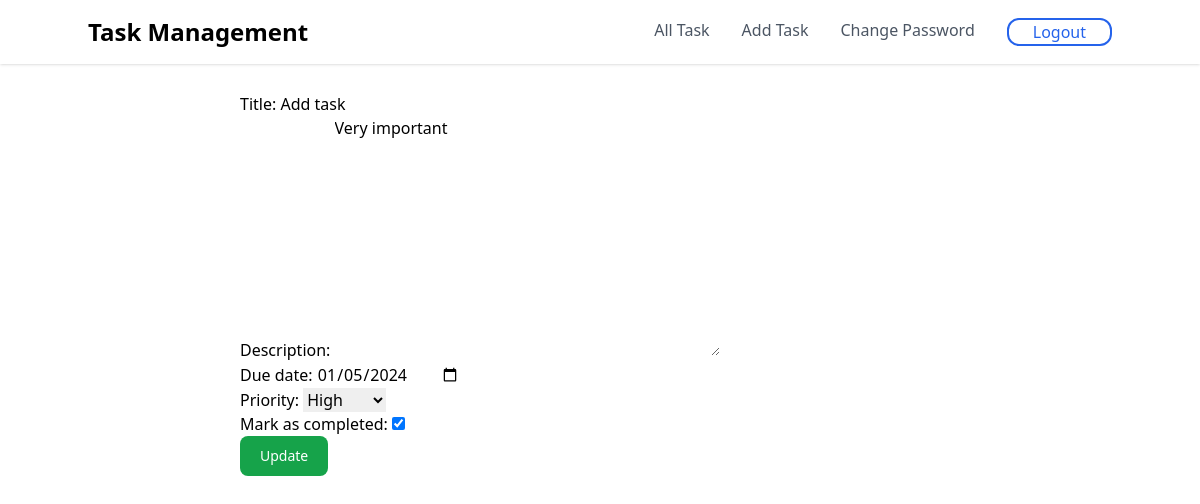
Page /task/14/edit (signed in) on the committed database.
### task/models.py (models this page shows, shortened)
class Task(models.Model):
    user = models.ForeignKey(User, on_delete=models.CASCADE)
    title = models.CharField(max_length=255)
    description = models.TextField()
    due_date = models.DateField()
    priority = models.CharField(max_length=30, choices=PRIORITY)
    mark_as_completed = models.BooleanField(default=False)
    created_at = models.DateTimeField(auto_now_add=True)
    updated_at = models.DateTimeField(auto_now=True)

### task/views.py (the view)
# urls.py: path("task/<int:id>/edit", views.edit_task, name="edit_task"),
@login_required(login_url="user_login")
def edit_task(request, id):
    task = Task.objects.get(id=id)
    if request.method == "POST":
        form = TaskEditForm(data=request.POST, instance=task)
        if form.is_valid():
            form.instance.user = request.user
            form.save()
        return redirect("view_task", id=id)
    form = TaskEditForm(instance=task)
    return render(request, "task_edit.html", {"form": form})

### task/forms.py
class TaskEditForm(ModelForm):
    class Meta:
        model = Task
        fields = ["title", "description", "due_date", "priority", "mark_as_completed"]
        widgets = {"due_date": widgets.DateInput(attrs={"type": "date"})}

### templates/task_edit.html (shortened to what this page needs)
{% extends 'base.html' %}
{% load tailwind_filters %}
{% block content %}
<div style="width: 60%;margin: auto;" class="py-5">
    <form method="post">
        {{form|crispy}}
        <button type="submit"
            class="inline-flex items-center text-white bg-green-600 hover:bg-green-700 focus:ring-4 focus:outline-none focus:ring-red-300 font-medium rounded-lg text-sm px-5 py-2.5 text-center dark:bg-red-500 dark:hover:bg-red-600 dark:focus:ring-red-900">
            Update
        </button>
    </form>
</div>
{% endblock %}

### rows in the picture
Task: title "Add task", description "Very important", due_date "01/05/2024", priority "High", mark_as_completed "☑"
